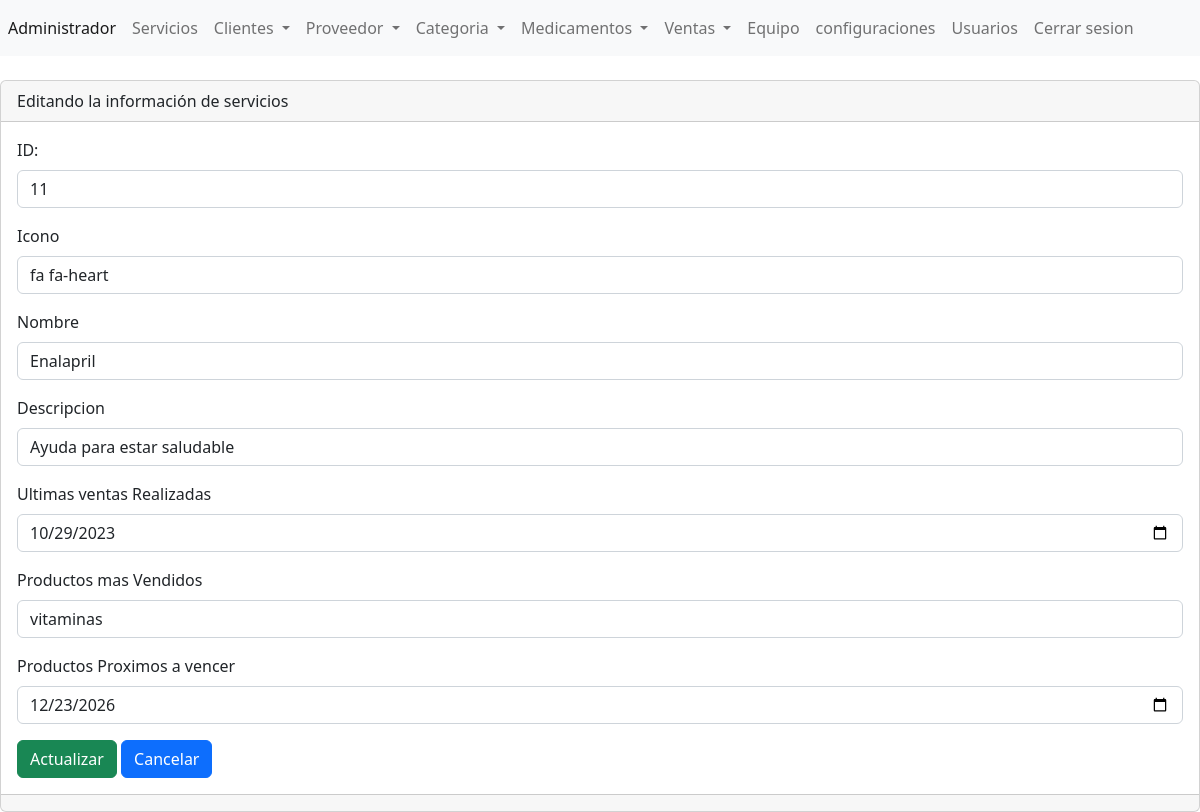
The page /DesarrolloWeb_ProyectoFinal_GRUPO/Practica/admin/secciones/servicios/editar.php?txtID=11 (signed in) on the database its author committed.
### tables this page shows
CREATE TABLE IF NOT EXISTS `productos` (
  `ID` int NOT NULL AUTO_INCREMENT,
  `icono` varchar(255) NOT NULL,
  `nombre` varchar(255) NOT NULL,
  `descripcion` varchar(255) NOT NULL,
  `ultimas_ventas_realizas` varchar(255) NOT NULL,
  `productomas_vendidos` varchar(255) NOT NULL,
  `productosProximos_vencer` varchar(255) NOT NULL,
  PRIMARY KEY (`ID`)
);

### DesarrolloWeb_ProyectoFinal_GRUPO/Practica/admin/secciones/servicios/editar.php (the view, shortened to what this page needs)
<?php
include("../../bd.php");
if (isset($_GET['txtID'])) {
    $txtID = isset($_GET['txtID']) ? $_GET['txtID'] : "";
    $sentencia = $conexion->prepare("SELECT * FROM productos WHERE ID=:id");
    $sentencia->bindParam(":id", $txtID);
    $sentencia->execute();
    $registros = $sentencia->fetch(PDO::FETCH_ASSOC);
        $icono = $registros['icono'];
        $nombre = $registros['nombre'];
        $descripcion = $registros['descripcion'];
        $ultimas_ventas_realizas = $registros['ultimas_ventas_realizas'];
        $productomas_vendidos = $registros['productomas_vendidos'];
        $productosProximos_vencer = $registros['productosProximos_vencer'];
    }
include("../../templates/header.php");
?>
<div class="card">
    <div class="card-header">
        Editando la información de servicios
    </div>
    <div class="card-body">
        <form action="" enctype="multipart/form-data" method="post">
            <div class="mb-3">
                <label for="txtID" class="form-label">ID:</label>
                <input value="<?php echo htmlspecialchars($txtID); ?>" type="text" class="form-control" name="txtID" id="txtID" aria-describedby="helpId" placeholder="ID" readonly>
            </div>
            <div class="mb-3">
                <label for="icono" class="form-label">Icono</label>
                <input value="<?php echo $icono; ?>" type="text" class="form-control" name="icono" id="icono" aria-describedby="helpId" placeholder="Icono">
            </div>
            <div class="mb-3">
                <label for="nombre" class="form-label">Nombre</label>
                <input value="<?php echo htmlspecialchars($nombre); ?>" type="text" class="form-control" name="nombre" id="nombre" aria-describedby="helpId" placeholder="Nombre">
            </div>
            <div class= "mb-3">
                <label for="descripcion" class="form-label">Descripcion</label>
                <input value="<?php echo htmlspecialchars($descripcion); ?>" type="text" class="form-control" name="descripcion" id="descripcion" aria-describedby="helpId" placeholder="Descripcion">
            </div>
            <div class="mb-3">
                <label for="ultimas_ventas_realizas" class="form-label">Ultimas ventas Realizadas</label>
                <input value="<?php echo htmlspecialchars($ultimas_ventas_realizas); ?>" type="date" class="form-control" name="ultimas_ventas_realizas" id="ultimas_ventas_realizas" aria-describedby="helpId" placeholder="Ultimas ventas Realizadas">
            </div>
            <div class="mb-3">
                <label for="productomas_vendidos" class="form-label">Productos mas Vendidos</label>
                <input value="<?php echo htmlspecialchars($productomas_vendidos); ?>" type="text" class="form-control" name="productomas_vendidos" id="productomas_vendidos" aria-describedby="helpId" placeholder="Productos mas Vendidos">
            </div>
            <div class="mb-3">
                <label for="productosProximos_vencer" class="form-label">Productos Proximos a vencer</label>
                <input value="<?php echo htmlspecialchars($productosProximos_vencer); ?>" type="date" class="form-control" name="productosProximos_vencer" id="productosProximos_vencer" aria-describedby="helpId" placeholder="Productos Proximos a vencer">
            </div>
            <button type="submit" class="btn btn-success">Actualizar</button>
            <a class="btn btn-primary" href="index.php" role="button">Cancelar</a>
        </form>
    </div>
    <div class="card-footer text-muted">
    </div>
</div>
<?php
include("../../templates/footer.php");
?>

### rows shown on the page
productos: icono "fa fa-heart", nombre "Enalapril", descripcion "Ayuda para estar saludable", ultimas_ventas_realizas "10/29/2023", productomas_vendidos "vitaminas", productosProximos_vencer "12/23/2026"
